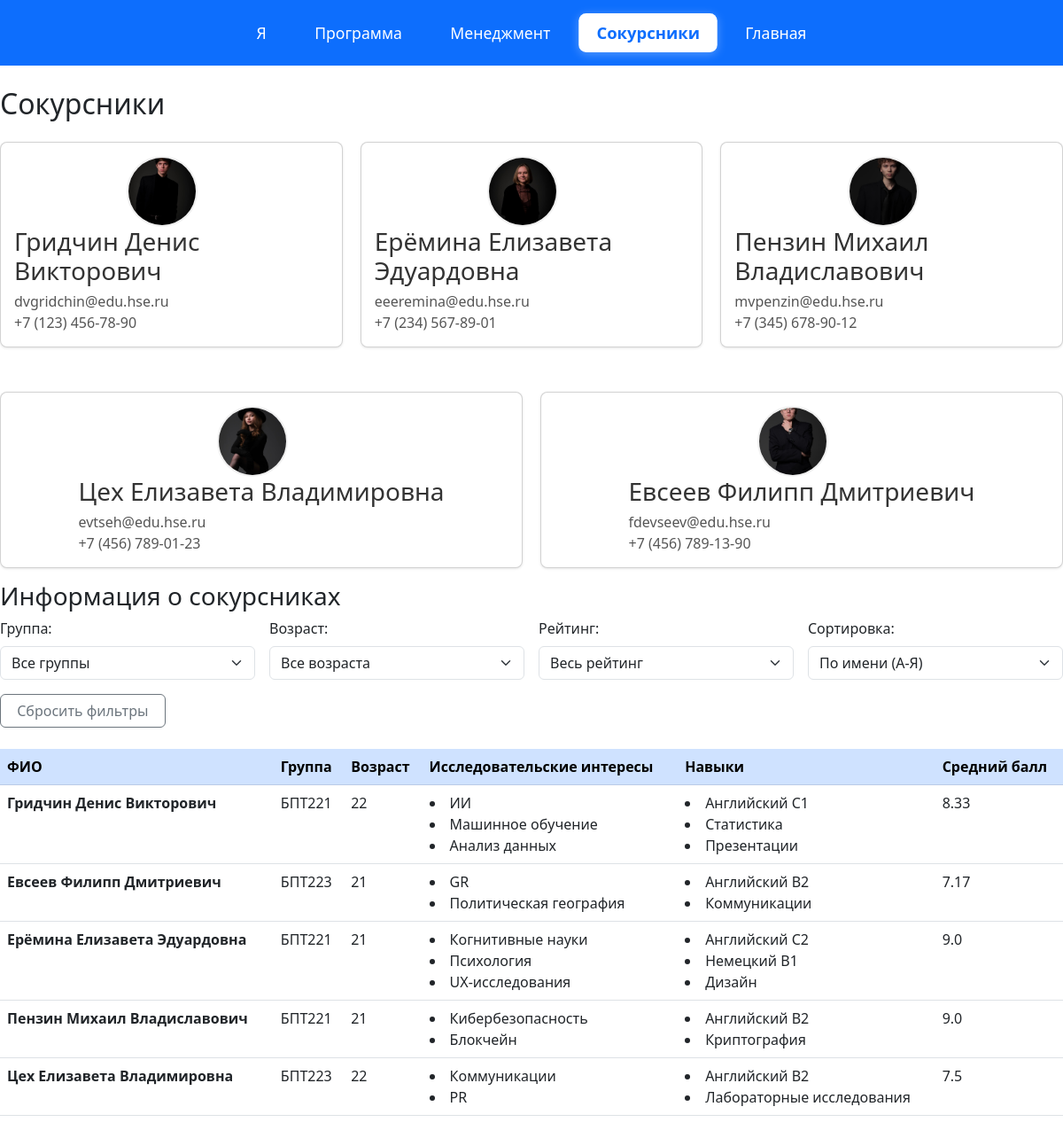
The app's page /edu_info/Сокурсники/ with its own data.
### edu_info/models.py (models this page shows, shortened)
class Page(models.Model):
    name = models.CharField(max_length=100)
    data = models.JSONField(default=dict)
    show_in_nav = models.BooleanField(default=True)

### edu_info/views.py (the view)
# urls.py: path('<str:page_name>/', views.show_page, name='page'),
def show_page(request, page_name):
    page = Page.objects.get(name=page_name)
    nav_pages = Page.objects.filter(show_in_nav=True)
    if page_name != 'Сокурсники':
        return render(request, f'{page_name}.html', {'page': page, 'nav_pages': nav_pages})
    classmates = page.data.get('classmates', [])
    group_filter = request.GET.get('group', 'all')
    age_filter = request.GET.get('age', 'all')
    grade_filter = request.GET.get('grade', 'all')
    if group_filter != 'all':
        classmates = [c for c in classmates if c['academic_group'] == group_filter]
    if age_filter == '22+':
        classmates = [c for c in classmates if c['age'] >= 22]
    elif age_filter == '21-':
        classmates = [c for c in classmates if c['age'] < 22]
    if grade_filter == '7+':
        classmates = [c for c in classmates if c['avg_grade'] >= 7]
    elif grade_filter == '8+':
        classmates = [c for c in classmates if c['avg_grade'] >= 8]
    elif grade_filter == '9+':
        classmates = [c for c in classmates if c['avg_grade'] >= 9]
    sort_option = request.GET.get('sort', 'full_name')
    sort_options = {
        'full_name': 'full_name',
        '-full_name': 'full_name',
        'group': 'academic_group',
        '-group': 'academic_group',
        'age': 'age',
        '-age': 'age',
        'grade': 'avg_grade',
        '-grade': 'avg_grade'}
    if sort_option in sort_options:
        sort_field = sort_options[sort_option]
        reverse_sort = sort_option.startswith('-')
        if sort_option == 'group':
            classmates = sorted(
                classmates,
                key=lambda x: int(x['academic_group'][3:]))
        elif sort_option == '-group':
            classmates = sorted(
                classmates,
                key=lambda x: int(x['academic_group'][3:]),
                reverse=True)
        else:
            classmates = sorted(
                classmates,
                key=lambda x: x.get(sort_field, ''),
                reverse=reverse_sort)
        context = {
            'page': page,
            'nav_pages': nav_pages,
            'classmates': classmates,
            'current_sort': sort_option,
            'current_group_filter': group_filter,
            'current_age_filter': age_filter,
            'current_grade_filter': grade_filter,
            'all_groups': sorted(list(set(c['academic_group'] for c in page.data.get('classmates', []))))
        }
    return render(request, 'Сокурсники.html', context)

### edu_info/templates/Сокурсники.html (shortened to what this page needs)
{% extends 'index.html' %}
{% load static %}
{% block content %}
<div class="team">
        <h2>Сокурсники</h2>
        <div class="cards">
            {% for classmate in page.data.classmates %}
            <div class="card">
                <img src="/media/{{ classmate.photo }}" alt="{{ classmate.full_name }}" class="round-photo">
                <div class="info">
                    <h3>{{ classmate.full_name }}</h3>
                    <p>{{ classmate.email }}</p>
                    <p>{{ classmate.phone }}</p>
                </div>
            </div>
            {% endfor %}
        </div>
</div>
<h3>Информация о сокурсниках</h3>
<form method="get" class="row g-3 mb-4">
    <div class="col-md-3">
        <label for="group" class="form-label">Группа:</label>
        <select class="form-select" id="group" name="group" onchange="this.form.submit()">
            <option value="all" {% if current_group_filter == 'all' %}selected{% endif %}>Все группы</option>
        </select>
    </div>
    <div class="col-md-3">
        <label for="age" class="form-label">Возраст:</label>
        <select class="form-select" id="age" name="age" onchange="this.form.submit()">
            <option value="all" {% if current_age_filter == 'all' %}selected{% endif %}>Все возраста</option>
        </select>
    </div>
    <div class="col-md-3">
        <label for="grade" class="form-label">Рейтинг:</label>
        <select class="form-select" id="grade" name="grade" onchange="this.form.submit()">
            <option value="all" {% if current_grade_filter == 'all' %}selected{% endif %}>Весь рейтинг</option>
        </select>
    </div>
    <div class="col-md-3">
        <label for="sort" class="form-label">Сортировка:</label>
        <select class="form-select" id="sort" name="sort" onchange="this.form.submit()">
            <option value="full_name" {% if current_sort == 'full_name' %}selected{% endif %}>По имени (А-Я)</option>
        </select>
    </div>
    <div class="col-md-2 d-flex align-items-end">
        <a href="?group=all&age=all&grade=all&sort=full_name" class="btn btn-outline-secondary w-100">
            Сбросить фильтры
        </a>
    </div>
</form>
<table class="table">
  <thead>
    <tr class="table-primary">
      <th scope="col">ФИО</th>
      <th scope="col">Группа</th>
      <th scope="col">Возраст</th>
      <th scope="col">Исследовательские интересы</th>
      <th scope="col">Навыки</th>
      <th scope="col">Средний балл</th>
    </tr>
  </thead>
  <tbody>
    {% for classmate in classmates %}
        <tr>
          <th scope="row">{{classmate.full_name}}</th>
          <td>{{classmate.academic_group}}</td>
          <td>{{classmate.age}}</td>
          <td>{% for i in classmate.research_interests %} <li>{{i}}</li> {% endfor %}</td>
          <td>{% for i in classmate.skills %} <li>{{i}}</li> {% endfor %}</td>
          <td>{{classmate.avg_grade}}</td>
        </tr>
    {% endfor %}
  </tbody>
</table>
{% endblock %}

### edu_info/templates/index.html (shortened to what this page needs)
{% load static %}
<!DOCTYPE html>
<html lang="en">
<head>
  <link href="https://cdn.jsdelivr.net/npm/bootstrap@5.3.0/dist/css/bootstrap.min.css" rel="stylesheet">
  <link rel="stylesheet" href="/static/styles/style.css">
</head>
<body>
    <nav class="custom-navbar">
    <ul class="custom-nav-list">
        {% for nav_page in nav_pages %}
        <li class="custom-nav-item">
            <a href="/edu_info/{{ nav_page.name }}/"
               class="custom-nav-link {% if nav_page.name == page.name %}custom-active-link{% endif %}">
                {{ nav_page.name }}
            </a>
        </li>
        {% endfor %}
        <li class="custom-nav-item">
            <a href="/" class="custom-nav-link {% if request.path == '/' %}custom-active-link{% endif %}">
                Главная
            </a>
        </li>
    </ul>
    </nav>
{% block content %}
{% endblock %}
</body>
</html>

### edu_info/static/styles/style.css (style rules this page uses)
.custom-navbar { background-color: #0d6efd; padding: 1rem 0; margin-bottom: 1.5rem; }
.custom-nav-list { display: flex; justify-content: center; list-style: none; padding: 0; margin: 0 auto; max-width: 1200px; }
.custom-nav-item { margin: 0 0.5rem; }
.custom-nav-link { color: white; text-decoration: none; font-size: 1.1rem; padding: 0.5rem 1.2rem; border-radius: 0.5rem; transition: all 0.2s ease; display: block; }
.custom-active-link { background-color: white; color: #0d6efd !important; font-weight: bold; box-shadow: 0 2px 10px rgba(255, 255, 255, 0.3); transform: scale(1.05); }
.card { display: flex; align-items: center; padding: 15px; margin: 15px 0; background: white; border-radius: 8px; box-shadow: 0 1px 3px rgba(0,0,0,0.1); }
.round-photo { width: 80px; height: 80px; border-radius: 50%; object-fit: cover; margin-right: 20px; border: 2px solid #f0f0f0; }
.info h3 { margin: 0 0 5px 0; color: #333; }
.info p { margin: 0; color: #555; }
.cards { display: flex; flex-wrap: wrap; gap: 20px; }
.cards .card { flex: 1 1 300px; min-width: 0; }

### records on screen
Page: name "Я"
Page: name "Программа"
Page: name "Менеджмент"
Page: name "Сокурсники"

### other values on screen
{{ classmate.full_name }} "Гридчин Денис Викторович" "Ерёмина Елизавета Эдуардовна" "Пензин Михаил Владиславович" "Цех Елизавета Владимировна" "Евсеев Филипп Дмитриевич"
{{ classmate.email }} "dvgridchin@edu.hse.ru" "eeeremina@edu.hse.ru" "mvpenzin@edu.hse.ru" "evtseh@edu.hse.ru" "fdevseev@edu.hse.ru"
{{ classmate.phone }} "+7 (123) 456-78-90" "+7 (234) 567-89-01" "+7 (345) 678-90-12" "+7 (456) 789-01-23" "+7 (456) 789-13-90"
{{ classmate.full_name }} "Гридчин Денис Викторович" "Евсеев Филипп Дмитриевич" "Ерёмина Елизавета Эдуардовна" "Пензин Михаил Владиславович" "Цех Елизавета Владимировна"
{{ classmate.academic_group }} "БПТ221" "БПТ223" "БПТ221" "БПТ221" "БПТ223"
{{ classmate.age }} "22" "21" "21" "21" "22"
{{ i }} "ИИ" "Машинное обучение" "Анализ данных" "GR" "Политическая география" "Когнитивные науки" "Психология" "UX-исследования" "Кибербезопасность" "Блокчейн" "Коммуникации" "PR"
{{ i }} "Английский C1" "Статистика" "Презентации" "Английский B2" "Коммуникации" "Английский C2" "Немецкий B1" "Дизайн" "Английский B2" "Криптография" "Английский B2" "Лабораторные исследования"
{{ classmate.avg_grade }} "8.33" "7.17" "9.0" "9.0" "7.5"
